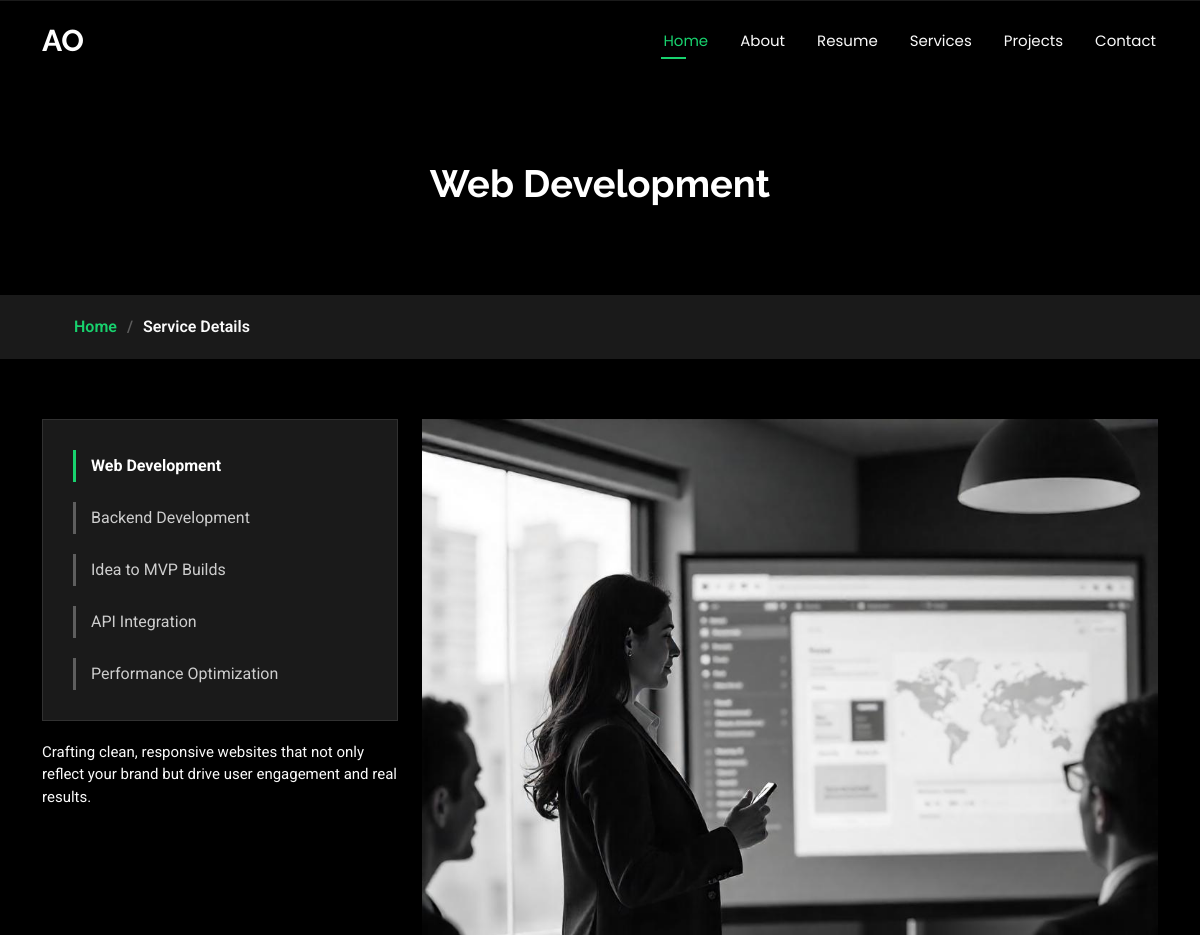
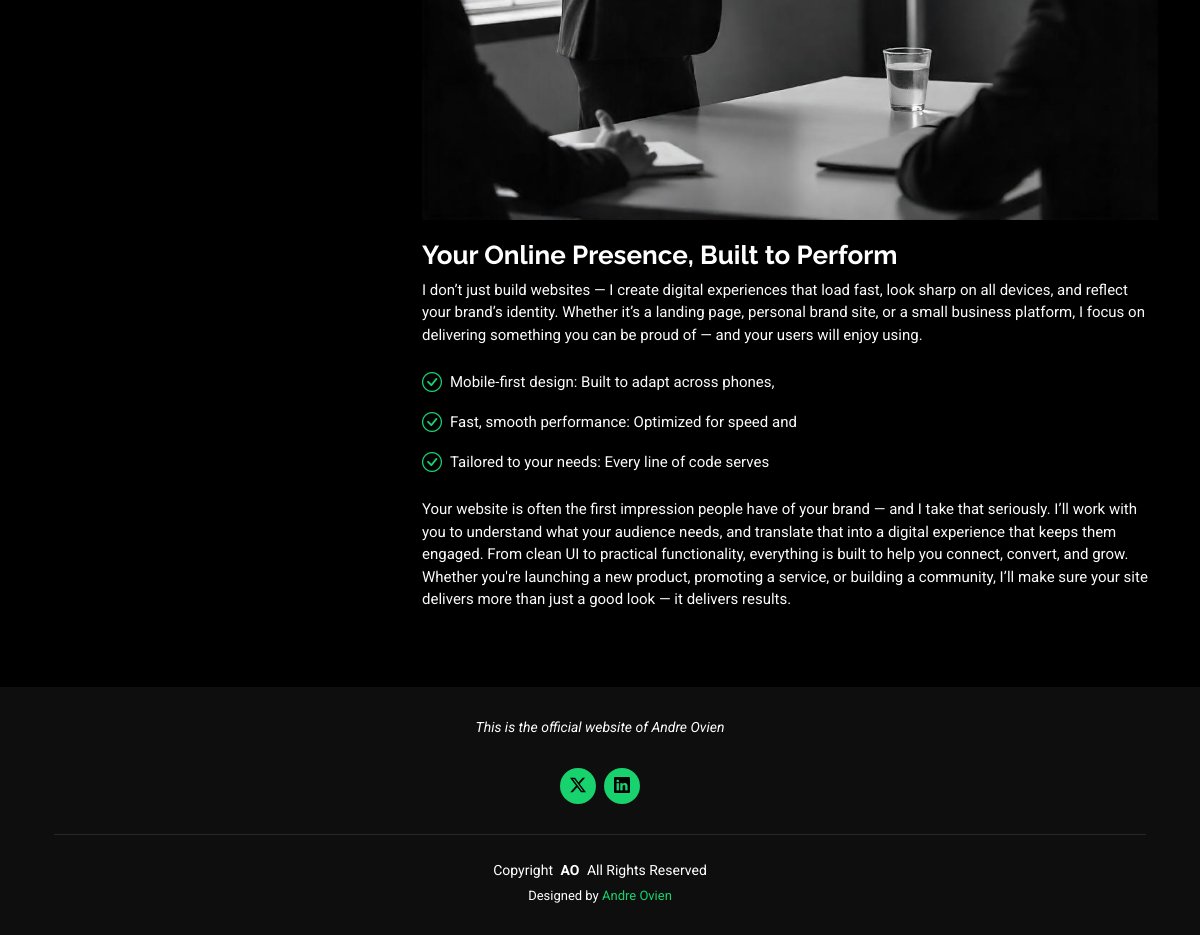
The page /service-details/1/ on the database its author committed (2 pictures, top to bottom).
### index/models.py (models this page shows, shortened)
class ServiceDetails(models.Model):
    service = models.ForeignKey(Service, on_delete=models.CASCADE)
    title = models.CharField(max_length=20)
    description1 = models.TextField()
    image = models.ImageField(upload_to="Service")
    header = models.CharField(max_length=100)
    description2 = models.TextField()
    point1 = models.CharField(max_length=100)
    point2 = models.CharField(max_length=100)
    point3 = models.CharField(max_length=100)
    text = models.TextField()

### index/views.py (the view)
# urls.py: path('service-details/<pk>/',views.ServiceDetails.as_view(),name="service-details"),
class ServiceDetails(DetailView):
    model = ServiceDetails
    template_name = "index/service-details.html"
    context_object_name = "detail"

### templates/index/service-details.html (shortened to what this page needs)
{% extends "base.html" %}
{% block body %}
{% load static %}
    <div class="page-title" data-aos="fade">
      <div class="heading">
        <div class="container">
          <div class="row d-flex justify-content-center text-center">
            <div class="col-lg-8">
              <h1>{{ detail.title }}</h1>
            </div>
          </div>
        </div>
      </div>
      <nav class="breadcrumbs">
        <div class="container">
          <ol>
            <li><a href="{% url 'home' %}">Home</a></li>
            <li class="current">Service Details</li>
          </ol>
        </div>
      </nav>
    </div>
    <section id="service-details" class="service-details section">
      <div class="container">
        <div class="row gy-4">
          <div class="col-lg-4" data-aos="fade-up" data-aos-delay="100">
            <div class="services-list">
              <a href="" class="active">Web Development</a>
              <a href="">Backend Development</a>
              <a href="">Idea to MVP Builds</a>
              <a href="">API Integration</a>
              <a href="">Performance Optimization</a>
            </div>
            <p>{{ detail.description1 }}</p>
          </div>
          <div class="col-lg-8" data-aos="fade-up" data-aos-delay="200">
            <img src="/media/{{ detail.image }}" alt="" class="img-fluid services-img">
            <h3>{{ detail.header }}</h3>
            <p>
              {{ detail.description2 }}
            </p>
            <ul>
              <li><i class="bi bi-check-circle"></i> <span>{{ detail.point1 }}</span></li>
              <li><i class="bi bi-check-circle"></i> <span>{{ detail.point2 }}</span></li>
              <li><i class="bi bi-check-circle"></i> <span>{{ detail.point3 }}</span></li>
            </ul>
            <p>
              {{ detail.text }}
            </p>
          </div>
        </div>
      </div>
    </section>
{% endblock %}

### static/css/main.css (style rules this page uses)
:root { --default-font: "Roboto", system-ui, -apple-system, "Segoe UI", Roboto, "Helvetica Neue", Arial, "Noto Sans", "Liberation Sans", sans-serif, "Apple Color Emoji", "Segoe UI Emoji", "Segoe UI Symbol", "Noto Color Emoji"; --heading-font: "Raleway", sans-serif; --nav-font: "Poppins", sans-serif; }
:root { --background-color: #000000; --default-color: #fafafa; --heading-color: #ffffff; --accent-color: #18d26e; --surface-color: #1a1a1a; --contrast-color: #000000; }
:root { --nav-color: #fafafa; --nav-hover-color: #18d26e; --nav-mobile-background-color: #1a1a1a; --nav-dropdown-background-color: #1a1a1a; --nav-dropdown-color: #fafafa; --nav-dropdown-hover-color: #18d26e; }
:root { scroll-behavior: smooth; }
body { color: var(--default-color); background-color: var(--background-color); font-family: var(--default-font); }
a { color: var(--accent-color); text-decoration: none; transition: 0.3s; }
h1, h2, h3, h4, h5, h6 { color: var(--heading-color); font-family: var(--heading-font); }
.page-title { color: var(--default-color); background-color: var(--background-color); position: relative; }
.page-title .heading { padding: 160px 0 80px 0; border-top: 1px solid color-mix(in srgb, var(--default-color), transparent 90%); }
.page-title .heading h1 { font-size: 38px; font-weight: 700; }
.page-title nav { background-color: color-mix(in srgb, var(--default-color), transparent 90%); padding: 20px 0; }
.page-title nav ol { display: flex; flex-wrap: wrap; list-style: none; margin: 0; font-size: 16px; font-weight: 600; }
.page-title nav ol li+li { padding-left: 10px; }
.page-title nav ol li+li::before { content: "/"; display: inline-block; padding-right: 10px; color: color-mix(in srgb, var(--default-color), transparent 70%); }
section, .section { color: var(--default-color); background-color: var(--background-color); padding: 60px 0; scroll-margin-top: 100px; overflow: clip; }
.service-details .services-list { background-color: var(--surface-color); padding: 10px 30px; border: 1px solid color-mix(in srgb, var(--default-color), transparent 90%); margin-bottom: 20px; }
.service-details .services-list a { display: block; line-height: 1; padding: 8px 0 8px 15px; border-left: 3px solid color-mix(in srgb, var(--default-color), transparent 70%); margin: 20px 0; color: color-mix(in srgb, var(--default-color), transparent 20%); transition: 0.3s; }
.service-details .services-list a.active { color: var(--heading-color); font-weight: 700; border-color: var(--accent-color); }
.service-details .services-img { margin-bottom: 20px; }
.service-details h3 { font-size: 26px; font-weight: 700; }
.service-details p { font-size: 15px; }
.service-details ul { list-style: none; padding: 0; font-size: 15px; }
.service-details ul li { padding: 5px 0; display: flex; align-items: center; }
.service-details ul i { font-size: 20px; margin-right: 8px; color: var(--accent-color); }

### rows shown on the page
ServiceDetails: title "Web Development", description1 "Crafting clean, responsive websites that not only reflect your brand but drive user engagement and real results.", image (picture), header "Your Online Presence, Built to Perform", description2 "I don’t just build websites — I create digital experiences that load fast, look sharp on all devices, and reflect your brand’s identity. Whether it’s a landing page, personal brand site, or a small business platform, I focus on delivering something you can be proud of — and your users will enjoy using.", point1 "Mobile-first design: Built to adapt across phones,", point2 "Fast, smooth performance: Optimized for speed and", point3 "Tailored to your needs: Every line of code serves", text "Your website is often the first impression people have of your brand — and I take that seriously. I’ll work with you to understand what your audience needs, and translate that into a digital experience that keeps them engaged. From clean UI to practical functionality, everything is built to help you connect, convert, and grow. Whether you're launching a new product, promoting a service, or building a community, I’ll make sure your site delivers more than just a good look — it delivers results."
